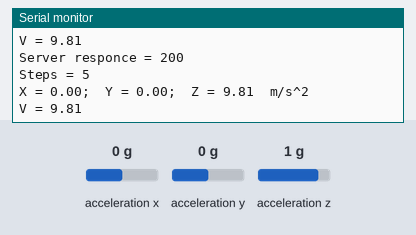
Simulated run of this sketch. Board: ESP32. Shown: the last lines printed to the serial monitor. The test bench sets the inputs (shaded band); at power-on: acceleration z 1 g, acceleration x 0 g, acceleration y 0 g. WiFi joins after 1.5 s; servers stay silent unless stated; uploads are accepted with an empty reply; nothing arrives over Bluetooth unless stated; a phone connects over Bluetooth LE 3 s after start.

Above: at 2.7 s.
2.8 s: acceleration z set to 0 g
At 3.22 s:
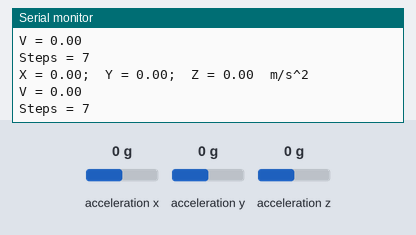
5.8 s: acceleration x set to -1.4 g
At 5.89 s:
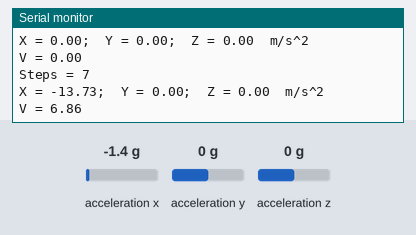
7.3 s: acceleration x set to 0 g
At 8.33 s:
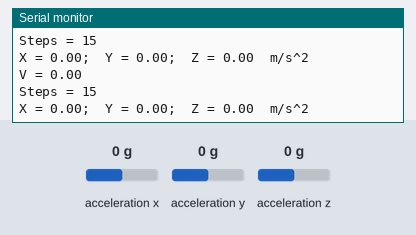
10.3 s: acceleration y set to -1.4 g
At 10.4 s:
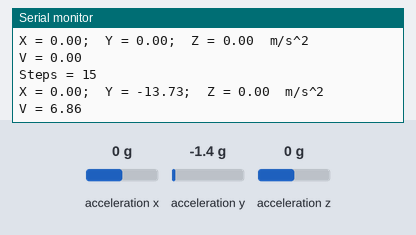
13.3 s: acceleration y set to 0 g
At 13.9 s:
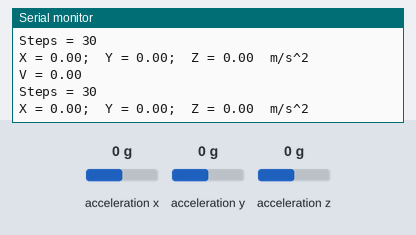
Timing chart, 0 to 16.3 s (numbered marks = the images above; inputs shaded):
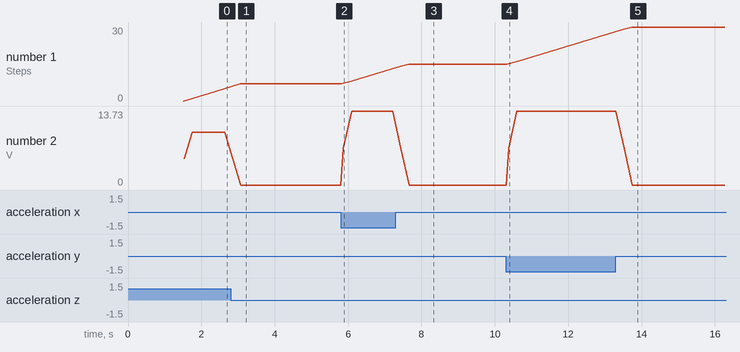

The sketch:

Collar.ino
```cpp
#include <Wire.h>
#include <Adafruit_Sensor.h>
#include <Adafruit_ADXL345_U.h>
#include <WiFi.h>
#include <HTTPClient.h>
#include <ArduinoJson.h>
#include <WiFiClient.h>
#include <BLEDevice.h>
#include <BLEUtils.h>
#include <BLEServer.h>


#define SERVICE_UUID        "4fafc201-1fb5-459e-8fcc-c5c9c331914b"
#define CHARACTERISTIC_UUID "beb5483e-36e1-4688-b7f5-ea07361b26a8"
#define SSID "****"
#define PASS "********"


Adafruit_ADXL345_Unified accel = Adafruit_ADXL345_Unified();

float totalvec = 0.0;
float x, y, z;
float old_vec = 0.0;

int steps = 0;

void setup(){
  Serial.begin(9600);
  Serial.println("Starting BLE work!");

  BLEDevice::init("COLLAR_001");
  BLEServer *pServer = BLEDevice::createServer();
  BLEService *pService = pServer->createService(SERVICE_UUID);
  BLECharacteristic *pCharacteristic =
    pService->createCharacteristic(CHARACTERISTIC_UUID, BLECharacteristic::PROPERTY_READ | BLECharacteristic::PROPERTY_WRITE);

  pCharacteristic->setValue("Hello World says Neil");
  pService->start();
  BLEAdvertising *pAdvertising = BLEDevice::getAdvertising();
  pAdvertising->addServiceUUID(SERVICE_UUID);
  pAdvertising->setScanResponse(true);
  pAdvertising->setMinPreferred(0x06);
  pAdvertising->setMinPreferred(0x12);
  BLEDevice::startAdvertising();
  if(!accel.begin()){
    Serial.println("Не удалось найти ADXL345. Проверьте подключение.");
      while(1);
  }
  WiFi.begin(SSID, PASS);
  while (WiFi.status() != WL_CONNECTED) {
    delay(500);
  }
  accel.setRange(ADXL345_RANGE_2_G);
  Serial.println("ADXL345 готов к работе!");
}

void loop(){
  HTTPClient http;
  WiFiClient client;
  sensors_event_t event;
  accel.getEvent(&event);
  Serial.print("Steps = ");
  Serial.println(steps);
  x = event.acceleration.x;
  y = event.acceleration.y;
  z = event.acceleration.z;
  Serial.print("X = ");
  Serial.print(x);
  Serial.print(";  Y = ");
  Serial.print(y);
  Serial.print(";  Z = ");
  Serial.print(z);
  Serial.println("  m/s^2 ");
  float vec = sqrt(x * x + y * y + z * z);
  totalvec = (vec + old_vec) / 2;
  Serial.print("V = ");
  Serial.println(totalvec);
  if (totalvec > 1){
    steps++;
  if (http.begin(client, "http://192.168.0.103:8000/activity/settings_all")){
    http.addHeader("accept", "application/json");
    http.addHeader("Content-Type", "application/json");
    StaticJsonDocument<200> TempDataJSON;
    TempDataJSON["collar"] = "COLLAR_001";
    TempDataJSON["x"] = x;
    TempDataJSON["y"] = y;
    TempDataJSON["z"] = z;
    String TempDataString;
    serializeJson(TempDataJSON, TempDataString);
    int httpResponseCode = http.POST(TempDataString);
    Serial.print("Server responce = ");
    Serial.println(httpResponseCode);
    }
  }
  old_vec = vec;
}
```

Measured:
- after the input at 2.8 s, the serial monitor: prints a new line at once (image 1)
- after the input at 5.8 s, the serial monitor: prints a new line at once (image 2)
- after the input at 10.3 s, the serial monitor: prints a new line at once (image 4)
- after the input at 13.3 s, the serial monitor: prints a new line after 0.21 s (image 5)
- plotted number 1: 7 → 13 after the input at 5.8 s, 15 → 28 after the input at 10.3 s
- plotted number 2: 0 → 13.73 after the input at 5.8 s, 0 → 13.73 after the input at 10.3 s
